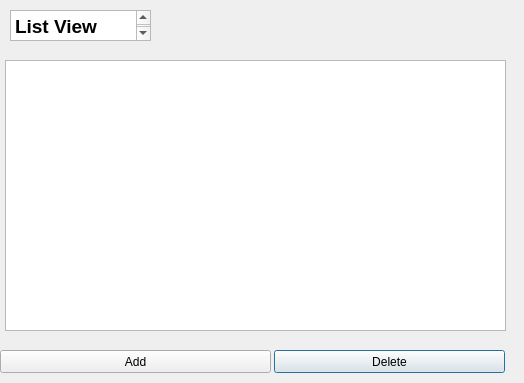
<?xml version="1.0" encoding="UTF-8"?>
<ui version="4.0">
 <class>Dialog2</class>
 <widget class="QDialog" name="Dialog2">
  <property name="geometry">
   <rect>
    <x>0</x>
    <y>0</y>
    <width>524</width>
    <height>383</height>
   </rect>
  </property>
  <property name="windowTitle">
   <string>Dialog</string>
  </property>
  <widget class="QPushButton" name="pushButton_2">
   <property name="enabled">
    <bool>true</bool>
   </property>
   <property name="geometry">
    <rect>
     <x>274</x>
     <y>350</y>
     <width>231</width>
     <height>23</height>
    </rect>
   </property>
   <property name="minimumSize">
    <size>
     <width>0</width>
     <height>23</height>
    </size>
   </property>
   <property name="text">
    <string>Delete</string>
   </property>
  </widget>
  <widget class="QPushButton" name="pushButton">
   <property name="geometry">
    <rect>
     <x>0</x>
     <y>350</y>
     <width>271</width>
     <height>23</height>
    </rect>
   </property>
   <property name="text">
    <string>Add</string>
   </property>
  </widget>
  <widget class="QListView" name="listView">
   <property name="geometry">
    <rect>
     <x>5</x>
     <y>60</y>
     <width>501</width>
     <height>271</height>
    </rect>
   </property>
  </widget>
  <widget class="QTextBrowser" name="textBrowser">
   <property name="geometry">
    <rect>
     <x>10</x>
     <y>10</y>
     <width>141</width>
     <height>31</height>
    </rect>
   </property>
   <property name="html">
    <string>&lt;!DOCTYPE HTML PUBLIC &quot;-//W3C//DTD HTML 4.0//EN&quot; &quot;http://www.w3.org/TR/REC-html40/strict.dtd&quot;&gt;
&lt;html&gt;&lt;head&gt;&lt;meta name=&quot;qrichtext&quot; content=&quot;1&quot; /&gt;&lt;style type=&quot;text/css&quot;&gt;
p, li { white-space: pre-wrap; }
&lt;/style&gt;&lt;/head&gt;&lt;body style=&quot; font-family:'MS Shell Dlg 2'; font-size:8.25pt; font-weight:400; font-style:normal;&quot;&gt;
&lt;p style=&quot; margin-top:0px; margin-bottom:0px; margin-left:0px; margin-right:0px; -qt-block-indent:0; text-indent:0px;&quot;&gt;&lt;span style=&quot; font-size:14pt; font-weight:600;&quot;&gt;List View&lt;/span&gt;&lt;/p&gt;&lt;/body&gt;&lt;/html&gt;</string>
   </property>
  </widget>
 </widget>
 <resources/>
 <connections/>
</ui>
